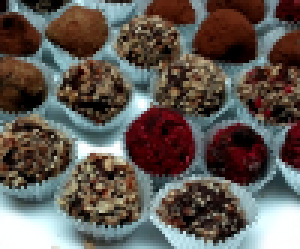
#> input picture benchmarks/images/truffles-small.png, 100 x 83 px, found by its file name (shown 3 times larger)
$ python display_fista.py ../benchmarks/images/truffles-small.png   (Python 2 division)
#> lines starting #> are read from the running program, lines starting #| are printed output that depends on the picture
#!/use/bin/env python

import numpy as np
import sys
from itertools import product
from pylatticeflow import regularizedRegression
from matplotlib.pylab import imread, figure, show

# lm = float(sys.argv[1])
#image_file = "benchmarks/images/sanity.png"
image_file = "benchmarks/images/truffles-small.png"
# [6 lines of commented-out code are left out]

np.random.seed(0)

Xo = imread(image_file)
#> Xo is the input picture: shape (83, 100, 4) float32; mean R, G, B, A 0.378, 0.349, 0.326, 1

if not Xo.size:
    raise IOError("Error loading image %s." % image_file)

print "Image file %s loaded." % image_file

X = (Xo.mean(axis=2) / Xo.max()) #[:3, :3]
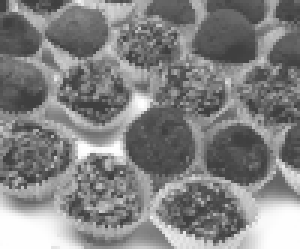
#> X: shape (83, 100) float32 (shown 3 times larger); min 0.25, max 0.999, mean 0.513

X -= X.mean()
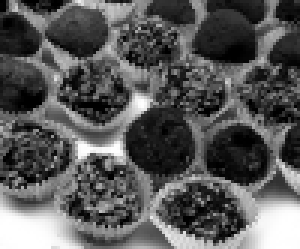
#> X: shape (83, 100) float32 (shown 3 times larger); min -0.263, max 0.486, mean -2.07e-08; drawn with min black and max white
X /= X.std()

n_observations = 500

y_idx = set()

def add_set(xl, xh, yl, yh):
    for i, j in product(xrange(xl, xh), xrange(yl,yh)):
        y_idx.add( (i, j) )


# [6 lines of commented-out code are left out]

for i in xrange(n_observations):
    y_idx.add( (np.random.randint(X.shape[0]), np.random.randint(X.shape[1]) ) )

y_idx = sorted(list(y_idx))

n_observations = len(y_idx)
#> n_observations = 485

A = np.zeros( X.shape + (n_observations,) )
y = np.empty(n_observations)
Obs = np.zeros(X.shape)

for i in xrange(n_observations):
    xi, yi = y_idx[i]
    A[xi,yi,i] = 1
    y[i] = Obs[xi,yi] = X[xi,yi]
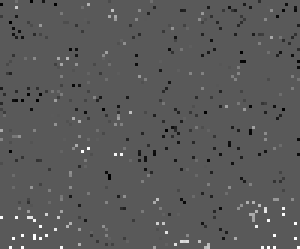
#> Obs: shape (83, 100) float64 (shown 3 times larger); min -1.35, max 2.48, mean 0.000843; drawn with min black and max white
#> after the loop, y = 485 values, max 2.48 at index 447, min -1.35 at index 1, mean 0.0144

print "Starting regularization."

#> (the run stopped early here; a loop or call above may not have finished)
